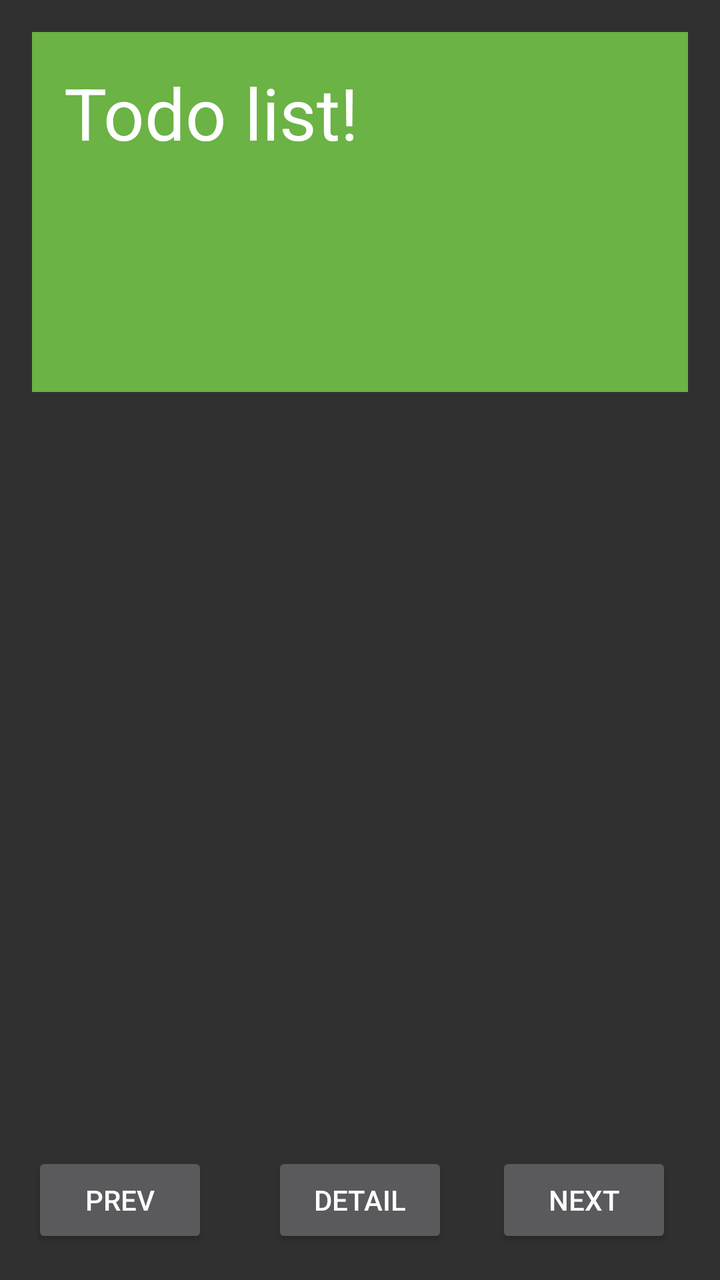
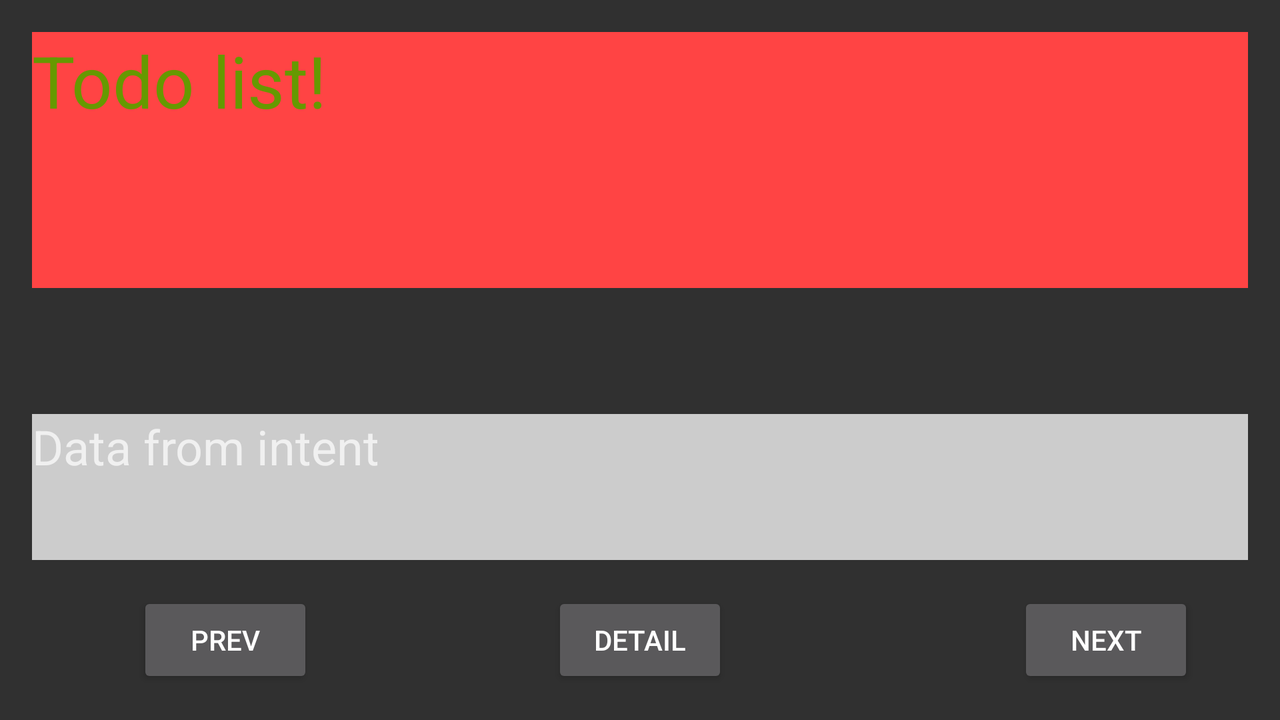

Two renders of one Android screen. The first uses the default layout on a phone; the second uses the alternative layout the repository ships for a different screen configuration, on a matching device. The two XML files are below.
<!-- AndroidManifest.xml: application theme Theme.AppCompat -->
<!-- res/layout/activity_todo.xml -->
<?xml version="1.0" encoding="utf-8"?>
<android.support.constraint.ConstraintLayout
    xmlns:android="http://schemas.android.com/apk/res/android"
    xmlns:app="http://schemas.android.com/apk/res-auto"
    xmlns:tools="http://schemas.android.com/tools"
    android:layout_width="match_parent"
    android:layout_height="match_parent"
    tools:context="com.example.todo.TodoActivity">

    <TextView
        android:id="@+id/textViewTodo"
        style="@style/TextViewTodo"
        android:layout_width="0dp"
        android:layout_height="180dp"
        android:layout_marginBottom="16dp"
        android:layout_marginLeft="16dp"
        android:layout_marginRight="16dp"
        android:layout_marginTop="16dp"
        android:padding="16dp"
        android:text="@string/todo_list_view"
        android:textSize="36sp"
        app:layout_constraintBottom_toBottomOf="parent"
        app:layout_constraintHorizontal_bias="0.0"
        app:layout_constraintLeft_toLeftOf="parent"
        app:layout_constraintRight_toRightOf="parent"
        app:layout_constraintTop_toTopOf="parent"
        app:layout_constraintVertical_bias="0.0"
        android:layout_marginStart="16dp"
        android:layout_marginEnd="16dp"/>

    <Button
        android:id="@+id/buttonPrev"
        android:layout_width="wrap_content"
        android:layout_height="0dp"
        android:layout_marginBottom="16dp"
        android:layout_marginLeft="16dp"
        android:layout_marginRight="16dp"
        android:text="@string/prev"
        app:layout_constraintBottom_toBottomOf="parent"
        app:layout_constraintHorizontal_bias="0.0"
        app:layout_constraintLeft_toLeftOf="parent"
        app:layout_constraintRight_toLeftOf="@+id/buttonTodoDetail"
        android:layout_marginStart="16dp"
        android:layout_marginEnd="16dp"/>

    <Button
        android:id="@+id/buttonNext"
        android:layout_width="wrap_content"
        android:layout_height="wrap_content"
        android:layout_marginBottom="16dp"
        android:layout_marginRight="16dp"
        android:text="@string/next"
        app:layout_constraintBottom_toBottomOf="parent"
        app:layout_constraintRight_toRightOf="parent"
        app:layout_constraintLeft_toRightOf="@+id/buttonTodoDetail"
        android:layout_marginLeft="16dp"
        android:layout_marginStart="16dp"
        android:layout_marginEnd="16dp"/>

    <Button
        android:id="@+id/buttonTodoDetail"
        android:layout_width="wrap_content"
        android:layout_height="wrap_content"
        android:layout_marginBottom="16dp"
        android:text="@string/detail"
        app:layout_constraintBottom_toBottomOf="parent"
        app:layout_constraintLeft_toLeftOf="parent"
        app:layout_constraintRight_toRightOf="parent"/>

    <android.support.constraint.Guideline
        android:layout_width="wrap_content"
        android:layout_height="wrap_content"
        android:id="@+id/guideline"
        app:layout_constraintGuide_begin="20dp"
        android:orientation="horizontal"
        tools:layout_editor_absoluteY="20dp"
        tools:layout_editor_absoluteX="0dp"/>

    <TextView
        android:id="@+id/textViewComplete"
        android:layout_width="121dp"
        android:layout_height="78dp"
        android:layout_marginBottom="8dp"
        android:layout_marginLeft="16dp"
        android:layout_marginRight="16dp"
        android:layout_marginTop="8dp"
        android:textAlignment="center"
        android:textSize="36sp"
        android:textStyle="bold"
        android:visibility="visible"
        app:layout_constraintBottom_toTopOf="@+id/buttonTodoDetail"
        app:layout_constraintHorizontal_bias="0.502"
        app:layout_constraintLeft_toLeftOf="parent"
        app:layout_constraintRight_toRightOf="parent"
        app:layout_constraintTop_toTopOf="parent"
        app:layout_constraintVertical_bias="0.694"/>

</android.support.constraint.ConstraintLayout>
<!-- resources referenced by this layout -->
<resources>
  <string name="detail">Detail</string>
  <string name="next">Next</string>
  <string name="prev">Prev</string>
  <string name="todo_list_view">Todo list!</string>
  <style name="TextViewTodo">
          <item name="android:textColor">@color/colorSuccess</item>
          <item name="android:background">@color/backgroundSuccess</item>
      </style>
  <color name="colorSuccess">#fff</color>
  <color name="backgroundSuccess">#6ab344</color>
</resources>
<!-- res/layout-land/activity_todo.xml (the author's variant of the layout above) -->
<!-- drawn on the phone turned sideways -->
<?xml version="1.0" encoding="utf-8"?>
<android.support.constraint.ConstraintLayout
    xmlns:android="http://schemas.android.com/apk/res/android"
    xmlns:app="http://schemas.android.com/apk/res-auto"
    xmlns:tools="http://schemas.android.com/tools"
    android:layout_width="match_parent"
    android:layout_height="match_parent"
    tools:context="com.example.todo.TodoActivity">

    <TextView
        android:id="@+id/textViewIntent"
        android:layout_width="match_parent"
        android:layout_height="73dp"
        android:layout_marginBottom="16dp"
        android:layout_marginLeft="16dp"
        android:layout_marginRight="16dp"
        android:layout_marginTop="16dp"
        android:background="#ccc"
        android:text="@string/textViewIntentData"
        android:textSize="24sp"
        app:layout_constraintBottom_toTopOf="@+id/buttonTodoDetail"
        app:layout_constraintHorizontal_bias="0.0"
        app:layout_constraintLeft_toLeftOf="parent"
        app:layout_constraintRight_toRightOf="parent"
        app:layout_constraintTop_toBottomOf="@+id/textViewTodo"
        app:layout_constraintVertical_bias="1.0"
        tools:layout_editor_absoluteY="158dp"/>

    <TextView
        android:id="@+id/textViewTodo"
        android:layout_width="match_parent"
        android:layout_height="128dp"
        android:layout_marginBottom="16dp"
        android:layout_marginEnd="16dp"
        android:layout_marginLeft="16dp"
        android:layout_marginRight="16dp"
        android:layout_marginStart="16dp"
        android:layout_marginTop="16dp"
        android:background="@android:color/holo_red_light"
        android:text="@string/todo_list_view"
        android:textColor="@android:color/holo_green_dark"
        android:textSize="36sp"
        app:layout_constraintBottom_toBottomOf="parent"
        app:layout_constraintHorizontal_bias="0.0"
        app:layout_constraintLeft_toLeftOf="parent"
        app:layout_constraintRight_toRightOf="parent"
        app:layout_constraintTop_toTopOf="parent"
        app:layout_constraintVertical_bias="0.0"/>

    <Button
        android:id="@+id/buttonPrev"
        android:layout_width="wrap_content"
        android:layout_height="wrap_content"
        android:layout_marginBottom="16dp"
        android:layout_marginLeft="16dp"
        android:layout_marginRight="176dp"
        android:text="@string/prev"
        app:layout_constraintBottom_toBottomOf="parent"
        app:layout_constraintHorizontal_bias="0.23"
        app:layout_constraintLeft_toLeftOf="parent"
        app:layout_constraintRight_toLeftOf="@+id/buttonNext"
        android:layout_marginStart="16dp"
        android:layout_marginEnd="176dp"/>

    <Button
        android:id="@+id/buttonNext"
        android:layout_width="wrap_content"
        android:layout_height="wrap_content"
        android:layout_marginBottom="16dp"
        android:layout_marginRight="16dp"
        android:text="@string/next"
        app:layout_constraintBottom_toBottomOf="parent"
        app:layout_constraintRight_toRightOf="parent"
        android:layout_marginEnd="43dp"/>

    <Button
        android:id="@+id/buttonTodoDetail"
        android:layout_width="wrap_content"
        android:layout_height="wrap_content"
        android:layout_marginBottom="16dp"
        android:text="@string/buttonTodoDetailText"
        app:layout_constraintBottom_toBottomOf="parent"
        app:layout_constraintLeft_toLeftOf="parent"
        app:layout_constraintRight_toRightOf="parent"
        android:layout_marginLeft="16dp"
        android:layout_marginRight="16dp"/>

</android.support.constraint.ConstraintLayout>
<!-- resources referenced by the variant -->
<!-- as the phone turned sideways resolves them -->
<resources>
  <string name="buttonTodoDetailText">detail</string>
  <string name="next">Next</string>
  <string name="prev">Prev</string>
  <string name="textViewIntentData">Data from intent</string>
  <string name="todo_list_view">Todo list!</string>
</resources>
